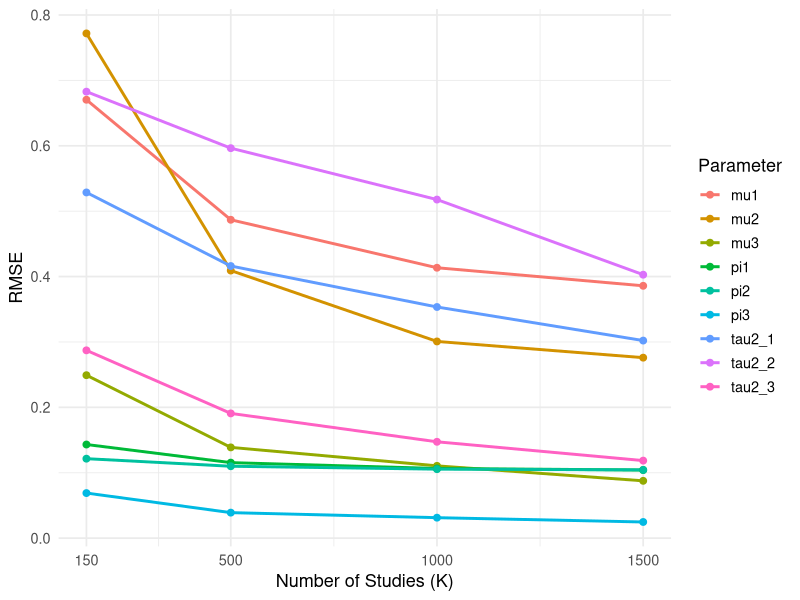
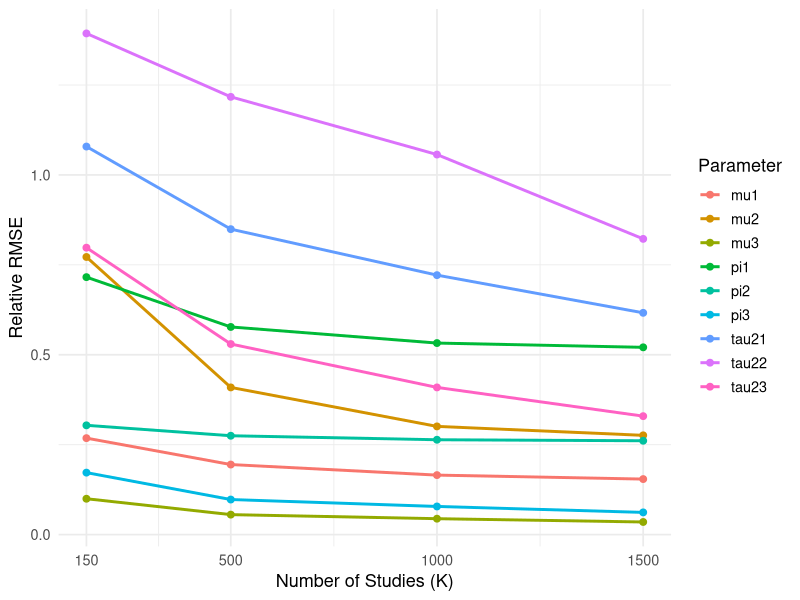
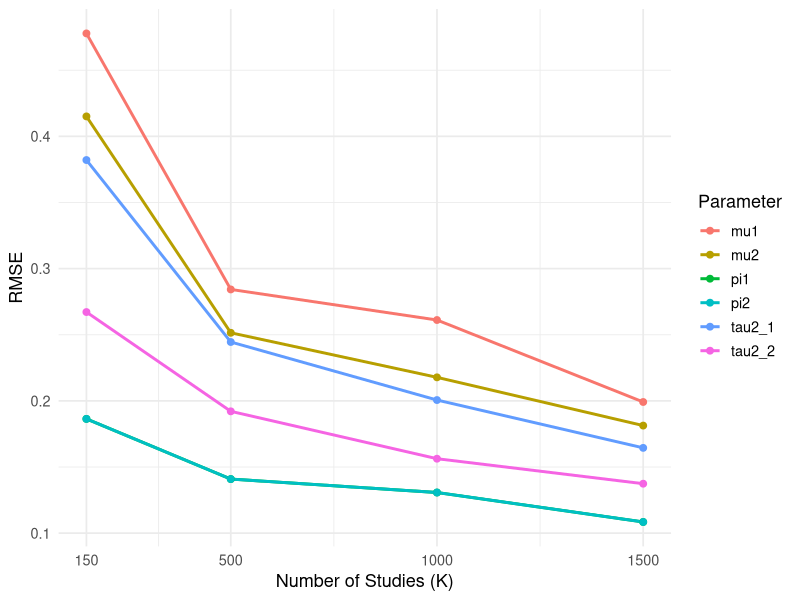
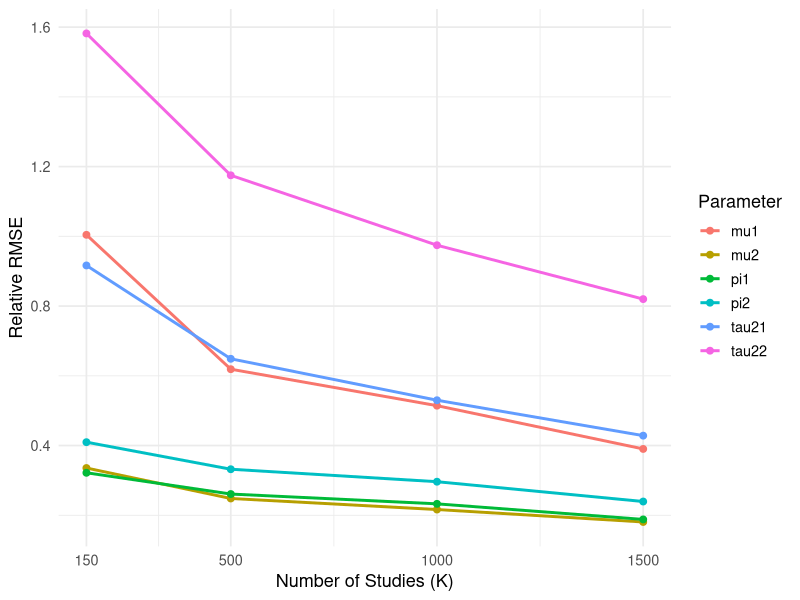
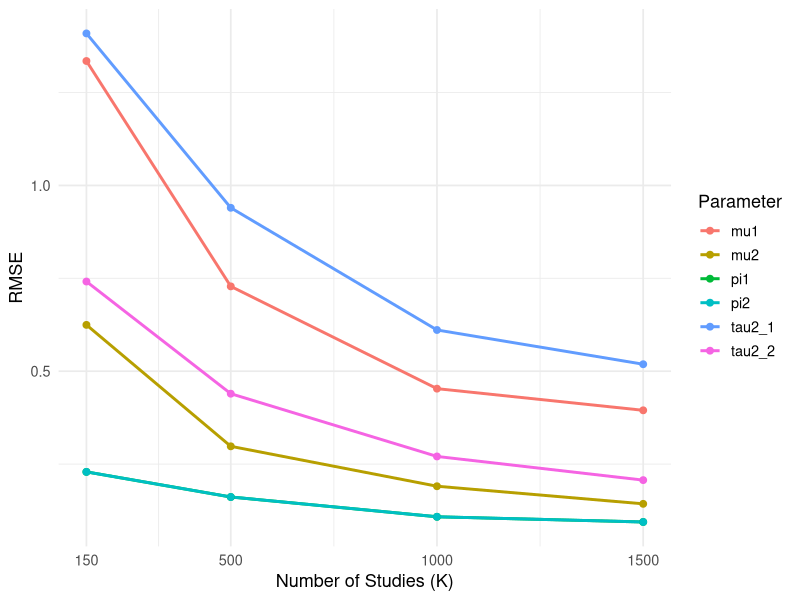
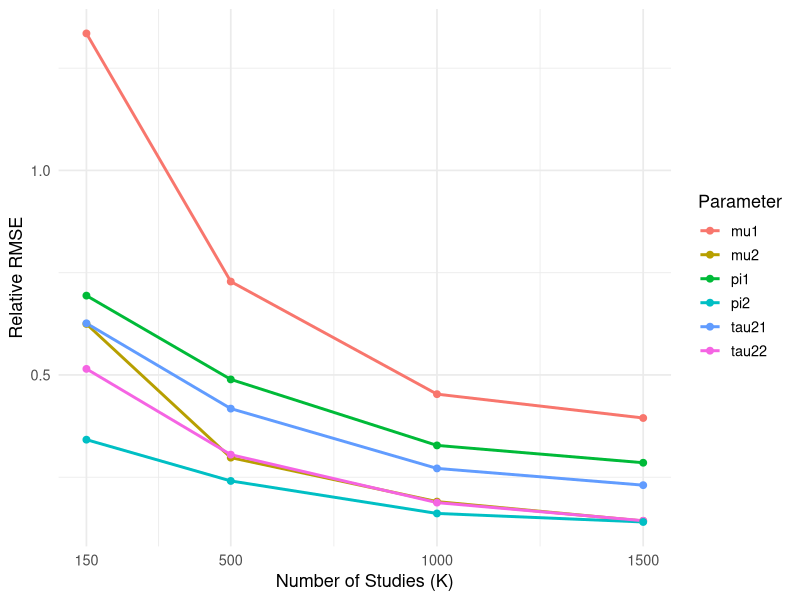
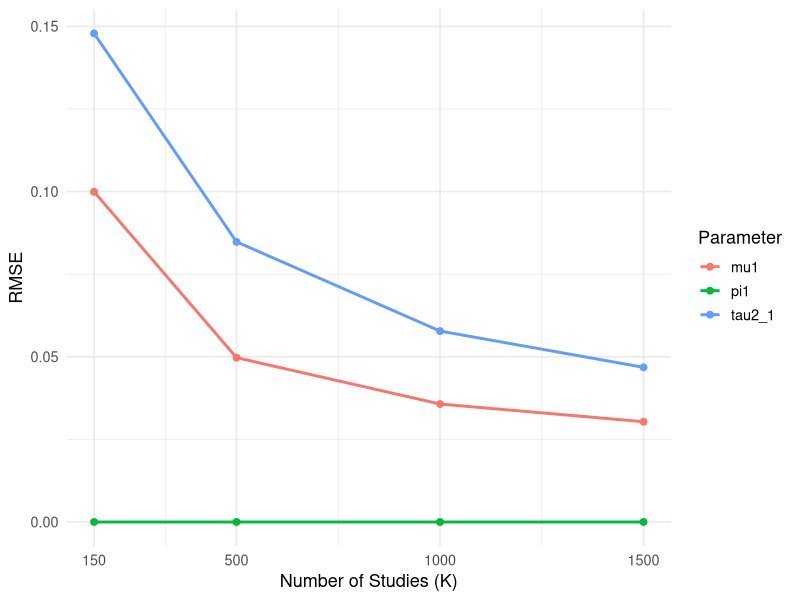
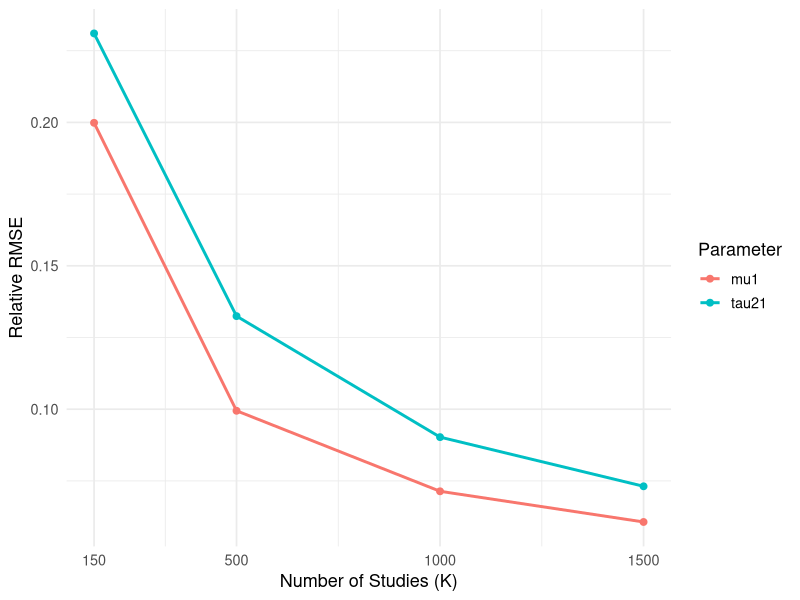

Write the R code that produced these figures, in order.
## ---- chunk 1
knitr::opts_chunk$set(echo = TRUE)
## ---- chunk 2
library(ggplot2)
library(dplyr)
library(tidyr)
## ---- chunk 3

plot_rel_rmse <- function(rel_rmse_df, scenario_label = "") {
  
  df_long <- rel_rmse_df %>%
    pivot_longer(
      cols = starts_with("K"),
      names_to = "K",
      values_to = "Relative_RMSE"
    ) %>%
    mutate(
      K = as.numeric(gsub("K", "", K)),
      Parameter = factor(Parameter)
    )
  
  ggplot(df_long, aes(x = K, y = Relative_RMSE, 
                      color = Parameter, group = Parameter)) +
    geom_line(linewidth = 1) +
    geom_point(size = 2) +
    theme_minimal(base_size = 13) +
    labs(
      x = "Number of Studies (K)",
      y = "Relative RMSE",
      color = "Parameter"
    ) +
    scale_x_continuous(breaks = c(150, 500, 1000, 1500))
}

## ---- chunk 4

scenario1 <- data.frame(
Parameter = c("mu1", "mu2", "mu3", "tau2_1", "tau2_2", "tau2_3", "pi1", "pi2", "pi3"),
K150  = c(0.67040477, 0.77184890, 0.24916968, 0.52865151, 0.68278485, 0.28718817, 0.14315924, 0.12150552, 0.06890731),
K500  = c(0.48686487, 0.40921551, 0.13877419, 0.41612027, 0.59636886, 0.19074553, 0.11546375, 0.10992732, 0.03898538),
K1000 = c(0.41349455, 0.30079057, 0.11054010, 0.35346858, 0.51776149, 0.14731519, 0.10650265, 0.10547836, 0.03127688),
K1500 = c(0.38587080, 0.27598255, 0.08762364, 0.30211838, 0.40286566, 0.11854734, 0.10413471, 0.10435473, 0.02469001)
)

scenario1_long <- scenario1 %>%
pivot_longer(starts_with("K"), names_to = "K", values_to = "RMSE") %>%
mutate(K = as.numeric(gsub("K", "", K)))

ggplot(scenario1_long, aes(x = K, y = RMSE, color = Parameter, group = Parameter)) +
geom_line(linewidth = 1) + geom_point(size = 2) +
theme_minimal(base_size = 13) +
labs(x = "Number of Studies (K)", y = "RMSE", color = "Parameter") +
scale_x_continuous(breaks = c(150, 500, 1000, 1500))

#NRMSE

scenario3_rel_rmse <- data.frame(
  Parameter = c("mu1", "mu2", "mu3",
                "tau21", "tau22", "tau23",
                "pi1", "pi2", "pi3"),
  
  K150  = c(0.26816191, 0.77184890, 0.09966787,
            1.07888064, 1.39343847, 0.79774490,
            0.71579620, 0.30376379, 0.17226828),
  
  K500  = c(0.19474595, 0.40921551, 0.05550967,
            0.84922504, 1.21707930, 0.52984870,
            0.57731875, 0.27481830, 0.09746346),
  
  K1000 = c(0.16539782, 0.30079057, 0.04421604,
            0.72136445, 1.05665610, 0.40920887,
            0.53251324, 0.26369589, 0.07819221),
  
  K1500 = c(0.15434832, 0.27598255, 0.03504945,
            0.61656813, 0.82217481, 0.32929817,
            0.52067353, 0.26088684, 0.06172503)
)

plot_rel_rmse(scenario3_rel_rmse)

## ---- chunk 5

scenario2 <- data.frame(
Parameter = c("mu1", "mu2", "tau2_1", "tau2_2", "pi1", "pi2"),
K150  = c(0.4778133, 0.4150743, 0.3820868, 0.2671641, 0.1863864, 0.1863864),
K500  = c(0.2842555, 0.2514844, 0.2445168, 0.1921082, 0.1408853, 0.1408853),
K1000 = c(0.2611372, 0.2177994, 0.2006315, 0.1562850, 0.1307240, 0.1307240),
K1500 = c(0.1991623, 0.1813278, 0.1644761, 0.1373862, 0.1084464, 0.1084464)
)

scenario2_long <- scenario2 %>%
pivot_longer(starts_with("K"), names_to = "K", values_to = "RMSE") %>%
mutate(K = as.numeric(gsub("K", "", K)))

ggplot(scenario2_long, aes(x = K, y = RMSE, color = Parameter, group = Parameter)) +
geom_line(linewidth = 1) + geom_point(size = 2) +
theme_minimal(base_size = 13) +
labs(x = "Number of Studies (K)", y = "RMSE", color = "Parameter") +
scale_x_continuous(breaks = c(150, 500, 1000, 1500))

#rRMSE

scenario2_rel_rmse <- data.frame(
  Parameter = c("mu1", "mu2", "tau21", "tau22", "pi1", "pi2"),
  
  K150  = c(1.0043800, 0.3355229,
            0.9165056, 1.5819529,
            0.3218622, 0.4096428),
  
  K500  = c(0.6189470, 0.2481727,
            0.6487679, 1.1750398,
            0.2608993, 0.3320537),
  
  K1000 = c(0.5143219, 0.2164877,
            0.5299292, 0.9744987,
            0.2327954, 0.2962851),
  
  K1500 = c(0.3902492, 0.1807697,
            0.4283790, 0.8199859,
            0.1881360, 0.2394458)
)

plot_rel_rmse(scenario2_rel_rmse)

## ---- chunk 6

#RMSE
scenario3 <- data.frame(
Parameter = c("mu1", "mu2", "tau2_1", "tau2_2", "pi1", "pi2"),
K150  = c(1.3348927, 0.6246681, 1.4091233, 0.7413643, 0.2289934, 0.2289934),
K500  = c(0.7283115, 0.2978475, 0.9398239, 0.4394450, 0.1613955, 0.1613955),
K1000 = c(0.4530323, 0.1903813, 0.6109227, 0.2705537, 0.1081558, 0.1081558),
K1500 = c(0.3947530, 0.1430142, 0.5187588, 0.2068493, 0.0941793, 0.0941793)
)

scenario3_long <- scenario3 %>%
pivot_longer(starts_with("K"), names_to = "K", values_to = "RMSE") %>%
mutate(K = as.numeric(gsub("K", "", K)))

ggplot(scenario3_long, aes(x = K, y = RMSE, color = Parameter, group = Parameter)) +
geom_line(linewidth = 1) + geom_point(size = 2) +
theme_minimal(base_size = 13) +
labs(x = "Number of Studies (K)", y = "RMSE", color = "Parameter") +
scale_x_continuous(breaks = c(150, 500, 1000, 1500))

#NRMSE

scenario4_rel_rmse <- data.frame(
  Parameter = c("mu1", "mu2",
                "tau21", "tau22",
                "pi1", "pi2"),
  
  K150  = c(1.3348927, 0.6246681,
            0.6262770, 0.5148363,
            0.6939193, 0.3417811),
  
  K500  = c(0.7283115, 0.2978475,
            0.4176995, 0.3051701,
            0.4890773, 0.2408888),
  
  K1000 = c(0.4530323, 0.1903813,
            0.2715212, 0.1878845,
            0.3277450, 0.1614266),
  
  K1500 = c(0.3947530, 0.1430142,
            0.2305595, 0.1436453,
            0.2853917, 0.1405660)
)

plot_rel_rmse(scenario4_rel_rmse)

## ---- chunk 7
scenario4 <- data.frame(
Parameter = c("mu1", "tau2_1", "pi1"),
K150  = c(0.09992471, 0.14785288, 0.00000000),
K500  = c(0.04972861, 0.08477210, 0.00000000),
K1000 = c(0.03569040, 0.05777234, 0.00000000),
K1500 = c(0.03034144, 0.04679992, 0.00000000)
)

scenario4_long <- scenario4 %>%
pivot_longer(starts_with("K"), names_to = "K", values_to = "RMSE") %>%
mutate(K = as.numeric(gsub("K", "", K)))

ggplot(scenario4_long, aes(x = K, y = RMSE, color = Parameter, group = Parameter)) +
geom_line(linewidth = 1) + geom_point(size = 2) +
theme_minimal(base_size = 13) +
labs(x = "Number of Studies (K)", y = "RMSE", color = "Parameter") +
scale_x_continuous(breaks = c(150, 500, 1000, 1500))

#NRMSE

scenario1_rel_rmse <- data.frame(
  Parameter = c("mu1", "tau21"),
  
  K150  = c(0.1998494, 0.2310201),
  K500  = c(0.09945721, 0.13245640),
  K1000 = c(0.07138080, 0.09026928),
  K1500 = c(0.06068287, 0.07312488)
)

plot_rel_rmse(scenario1_rel_rmse)

